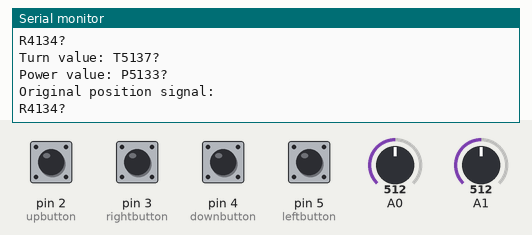
Bench run of a sketch on a simulated Arduino Mega 2560, built with avr-gcc and run on an emulated ATmega2560. On the bench: the last lines printed to the serial monitor. The inputs (shaded band) are chosen by the test bench; at power-on: pin 2 (upbutton), pin 3 (rightbutton), pin 4 (downbutton), pin 5 (leftbutton) HIGH, A1 = 512, A0 = 512.

Above: at 6.4 s.
6.5 s: A1 set to 471
At 6.62 s:
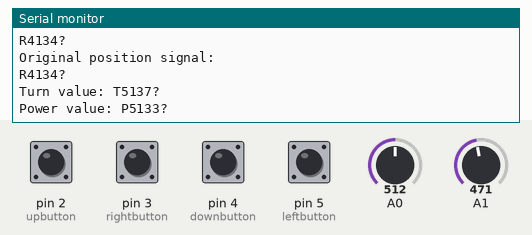
8.0 s: A1 set to 443
At 8.41 s:
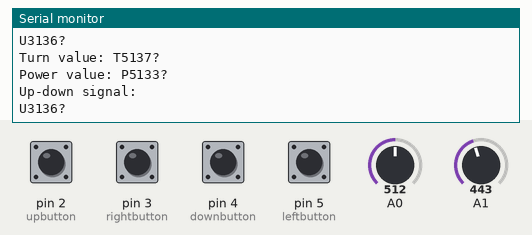

The sketch:

Tx_Separate_Signals.ino
```cpp
/*
 * Fish encoder + servo fins (transmitter code)
 *
 * Transmits 4 signals:
 *      servo: up-down, left-right
 *      tail: turnValue, power
 *
 * Edited by: Tasnia, Brianna, Heidi, Allison
 *
 */

int sensorValueX = analogRead(A0);    //declare Funduino joystick
int sensorValueY = analogRead(A1);
int ascii_sumX, ascii_sumY, ascii_sumT, ascii_sumP;     //checkSum values
int xMap, yMap;
int tMap = 5;         //mapped values of turnVal
int pMap = 5;         //mapped values of power
String xstr, ystr, pstr, tstr;
int timer1 = 0;       //store the time when reading values from Funduino
int timer2 = 0;       //store the time when sending T signals
int timer3 = 0;       //store the time when pressing left-right buttons
int timer4 = 0;       //store the time when pressing up-down buttons
int timer5 = 0;       //store the time when sending P signals
int bounceDelay = 350;
//signal1:R;     signal2:U;     signal3:T;      signal4:P
char signal1[20], signal2[20], signal3[20], signal4[20];
int leftbutton = 5;           //declare Funduino buttons
int rightbutton = 3;
int upbutton = 2;
int downbutton = 4;

void setup() {
  // Begin the Serial at 9600 Baud
  Serial.begin(9600);
  Serial1.begin(9600, SERIAL_8O1);
  pinMode(sensorValueX, INPUT);
  pinMode(sensorValueY, INPUT);
  pinMode(leftbutton,INPUT_PULLUP);
  pinMode(rightbutton,INPUT_PULLUP);
  pinMode(upbutton,INPUT_PULLUP);
  pinMode(downbutton,INPUT_PULLUP);
}

void loop() {
  if (millis() - timer1 > 200) {
    timer1=millis();
    sensorValueX = analogRead(A0);
    sensorValueY = analogRead(A1);
    xMap = map(sensorValueX, 0, 1023, 0, 9);
    yMap = map(sensorValueY, 0, 1023, 0, 9);

    if((digitalRead(leftbutton) == LOW) && tMap > 1) {
      if (millis()-timer3 > bounceDelay){
        tMap--;
        Serial.println("button low left");
        timer3 = millis();
      }
    }
    else if ((digitalRead(rightbutton)== LOW) && tMap < 9) {
      if (millis()-timer3 > bounceDelay){
        tMap++;
        Serial.println("button high right");
        timer3 = millis();
      }
    }

    if((digitalRead(downbutton) == LOW) && pMap > 0) {
      if (millis()-timer4 > bounceDelay){
        pMap--;
        Serial.println("button low down");
        timer4 = millis();
      }
    }
    else if ((digitalRead(upbutton)== LOW) && pMap < 9) {
      if (millis()-timer4 > bounceDelay){
        pMap++;
        Serial.println("button high up");
        timer4 = millis();
      }
    }

    ascii_sumX = 'R' + (xMap + '0');      //checkSum values
    ascii_sumY = 'U' + (yMap + '0');
    ascii_sumT = 'T' + (tMap + '0');
    ascii_sumP = 'P' + (pMap + '0');
    xstr = "R" + String(xMap) + String(ascii_sumX) + "?";
    ystr = "U" + String(yMap) + String(ascii_sumY) + "?";
    tstr = "T" + String(tMap) + String(ascii_sumT) + "?";
    pstr = "P" + String(pMap) + String(ascii_sumP) + "?";
    strcpy(signal1, xstr.c_str());
    strcpy(signal2, ystr.c_str());
    strcpy(signal3, tstr.c_str());
    strcpy(signal4, pstr.c_str());
    if ((xMap>5 || xMap<4) && yMap<=5 && yMap>=4) { //if R is greater than 5 or less than 4 and U value is 4-5, only R signal is sent
          Serial1.write(signal1);
          Serial.println("Left-right signal:");
          Serial.println(signal1);
    }
    if (xMap<=5 && xMap>=4 && (yMap>5 || yMap<4)) { //if U is greater than 5 or less than 4 and R value is 4-5, only U signal is sent
          Serial1.write(signal2);
          Serial.println("Up-down signal:");
          Serial.println(signal2);
    }
    if (xMap<=5 && xMap>=4 && yMap<=5 && yMap>=4) { //If both R and U values are 4-5, only one signal is sent to bring fins back to original position
          Serial1.write(signal1);
          Serial.println("Original position signal:");
          Serial.println(signal1);
    }
    if (millis() - timer2 > 400){
      timer2 = millis();
      Serial1.write(signal3);
      Serial.print("Turn value: ");
      Serial.println(signal3);
    }
    if (millis() - timer5 > 400){
      timer5 = millis();
      Serial1.write(signal4);
      Serial.print("Power value: ");
      Serial.println(signal4);
    }
    //blocking function, no need to wait for delay if use flush
    Serial1.flush();
  }
}
```

Measured:
- the behaviour switches between 455 and 454 on A1 (found by bisection; images 1 and 2)
- after the input at 8.0 s, the serial monitor: prints a new line after 0.05 s (image 2)
